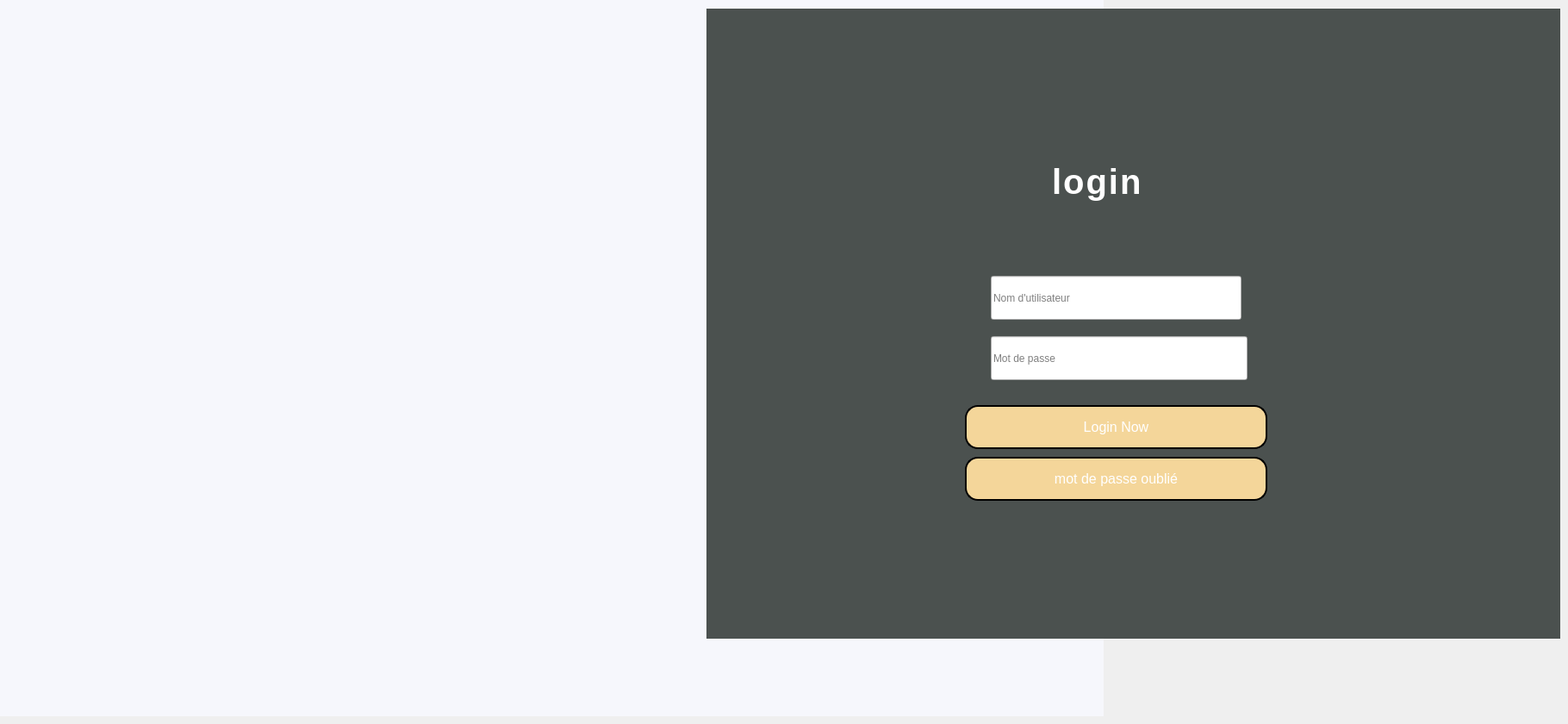
    <widget class="QWidget" name="pageLogin">
     <widget class="QLabel" name="label_14">
      <property name="geometry">
       <rect>
        <x>1190</x>
        <y>170</y>
        <width>271</width>
        <height>81</height>
       </rect>
      </property>
      <property name="font">
       <font>
        <pointsize>-1</pointsize>
        <weight>75</weight>
        <bold>true</bold>
       </font>
      </property>
      <property name="styleSheet">
       <string notr="true">/* Style for the label */
QLabel {
    font-size: 40px; /* Font size */
    font-weight: bold; /* Bold font */
    color: #ffffff; /* White text color */
    text-transform: uppercase; /* Uppercase text */
    letter-spacing: 2px; /* Letter spacing */
    padding: 10px 20px; /* Padding */
 
    border-radius: 30px; /* Rounded corners */
    box-shadow: 0px 4px 6px rgba(0, 0, 0, 0.1); /* Shadow */
    transition: background-color 0.3s ease; /* Smooth transition */
}


</string>
      </property>
      <property name="text">
       <string>login</string>
      </property>
     </widget>
     <widget class="QPushButton" name="login">
      <property name="geometry">
       <rect>
        <x>1120</x>
        <y>470</y>
        <width>351</width>
        <height>51</height>
       </rect>
      </property>
      <property name="styleSheet">
       <string notr="true">QPushButton {
    font-size: 12pt; /* Larger font size */
    border: 2px solid #000000; /* Black border */
    border-radius: 15px; /* Rounded corners */
    padding: 10px 20px; /* Padding */
    color: #ffffff; /* White text */
    background-color: #f4d69a; /* Gold background */
}

QPushButton:hover {
    background-color: #e0b75e; /* Lighter gold on hover */
}

QPushButton:pressed {
    background-color: #d0a04c; /* Slightly darker gold when pressed */
}</string>
      </property>
      <property name="text">
       <string>Login Now</string>
      </property>
     </widget>
     <widget class="QLineEdit" name="Password">
      <property name="geometry">
       <rect>
        <x>1150</x>
        <y>390</y>
        <width>298</width>
        <height>51</height>
       </rect>
      </property>
      <property name="styleSheet">
       <string notr="true">font-size: 16px; /* Taille de la police */
    font-weight: bold; /* Police en gras */
    color: #8B4513; /* Couleur marron */
    background-color: #FFF5E1; /* Couleur de fond beige */
    padding: 10px; /* Remplissage intérieur */
    border-radius: 10px; /* Coins arrondis */
    border: 2px solid #8B4513; /* Bordure marron */
    text-align: center; /* Alignement centré du texte */
    max-width: 200px; /* Largeur maximale */
    margin: 0 auto; /* Centrage horizontal */
    box-shadow: 2px 2px 5px rgba(0, 0, 0, 0.2); /* Ombre portée *</string>
      </property>
      <property name="placeholderText">
       <string>Mot de passe</string>
      </property>
     </widget>
     <widget class="QLineEdit" name="Username">
      <property name="geometry">
       <rect>
        <x>1150</x>
        <y>320</y>
        <width>291</width>
        <height>51</height>
       </rect>
      </property>
      <property name="styleSheet">
       <string notr="true">font-size: 16px; /* Taille de la police */
    font-weight: bold; /* Police en gras */
    color: #8B4513; /* Couleur marron */
    background-color: #FFF5E1; /* Couleur de fond beige */
    padding: 10px; /* Remplissage intérieur */
    border-radius: 10px; /* Coins arrondis */
    border: 2px solid #8B4513; /* Bordure marron */
    text-align: center; /* Alignement centré du texte */
    max-width: 200px; /* Largeur maximale */
    margin: 0 auto; /* Centrage horizontal */
    box-shadow: 2px 2px 5px rgba(0, 0, 0, 0.2); /* Ombre portée *</string>
      </property>
      <property name="placeholderText">
       <string>Nom d'utilisateur</string>
      </property>
     </widget>
     <widget class="QLabel" name="label_5">
      <property name="geometry">
       <rect>
        <x>1360</x>
        <y>400</y>
        <width>41</width>
        <height>31</height>
       </rect>
      </property>
      <property name="text">
       <string/>
      </property>
      <property name="pixmap">
       <pixmap>../../Downloads/téléchargement (1).png</pixmap>
      </property>
      <property name="scaledContents">
       <bool>true</bool>
      </property>
     </widget>
     <widget class="QLabel" name="label">
      <property name="geometry">
       <rect>
        <x>1360</x>
        <y>330</y>
        <width>41</width>
        <height>31</height>
       </rect>
      </property>
      <property name="text">
       <string/>
      </property>
      <property name="pixmap">
       <pixmap>../../Downloads/1144760.png</pixmap>
      </property>
      <property name="scaledContents">
       <bool>true</bool>
      </property>
     </widget>
     <widget class="QLabel" name="label_2">
      <property name="geometry">
       <rect>
        <x>60</x>
        <y>10</y>
        <width>751</width>
        <height>731</height>
       </rect>
      </property>
      <property name="text">
       <string/>
      </property>
      <property name="pixmap">
       <pixmap>../../Downloads/article-fablab-1 (1).jpg</pixmap>
      </property>
      <property name="scaledContents">
       <bool>true</bool>
      </property>
     </widget>
     <widget class="QLabel" name="label_4">
      <property name="geometry">
       <rect>
        <x>820</x>
        <y>10</y>
        <width>991</width>
        <height>731</height>
       </rect>
      </property>
      <property name="styleSheet">
       <string notr="true">background-color:#4b514f;
</string>
      </property>
      <property name="text">
       <string/>
      </property>
     </widget>
     <widget class="QLabel" name="label_3">
      <property name="geometry">
       <rect>
        <x>-50</x>
        <y>0</y>
        <width>1331</width>
        <height>831</height>
       </rect>
      </property>
      <property name="styleSheet">
       <string notr="true">background-color: rgba(246,247,252,255);</string>
      </property>
      <property name="text">
       <string/>
      </property>
     </widget>
     <widget class="QLabel" name="label_24">
      <property name="geometry">
       <rect>
        <x>1260</x>
        <y>-10</y>
        <width>291</width>
        <height>241</height>
       </rect>
      </property>
      <property name="text">
       <string/>
      </property>
      <property name="pixmap">
       <pixmap>../../Downloads/422871135_3753649611547138_2993912555110327539_n-removebg-preview.png</pixmap>
      </property>
      <property name="scaledContents">
       <bool>true</bool>
      </property>
     </widget>
     <widget class="QPushButton" name="oublie">
      <property name="geometry">
       <rect>
        <x>1120</x>
        <y>530</y>
        <width>351</width>
        <height>51</height>
       </rect>
      </property>
      <property name="styleSheet">
       <string notr="true">QPushButton {
    font-size: 12pt; /* Larger font size */
    border: 2px solid #000000; /* Black border */
    border-radius: 15px; /* Rounded corners */
    padding: 10px 20px; /* Padding */
    color: #ffffff; /* White text */
    background-color: #f4d69a; /* Gold background */
}

QPushButton:hover {
    background-color: #e0b75e; /* Lighter gold on hover */
}

QPushButton:pressed {
    background-color: #d0a04c; /* Slightly darker gold when pressed */
}</string>
      </property>
      <property name="text">
       <string>mot de passe oublié</string>
      </property>
     </widget>
     <zorder>label_3</zorder>
     <zorder>label_2</zorder>
     <zorder>label_4</zorder>
     <zorder>login</zorder>
     <zorder>Username</zorder>
     <zorder>label</zorder>
     <zorder>Password</zorder>
     <zorder>label_14</zorder>
     <zorder>label_5</zorder>
     <zorder>label_24</zorder>
     <zorder>oublie</zorder>
    </widget>
